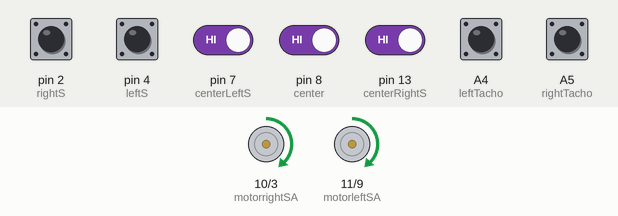
This sketch was run on a simulated Arduino Uno, built with avr-gcc and run on an emulated ATmega328P. On the bench: motor-driver pin pairs drawn as motors (green arrow = first pin HIGH = forward, orange = second pin HIGH = backward, longer = more drive, scaled by the enable pin). The test bench sets the inputs (shaded band); at power-on: pin 2 (rightS), pin 4 (leftS), pin 7 (centerLeftS), pin 8 (center), pin 13 (centerRightS) HIGH, A4 (leftTacho), A5 (rightTacho) LOW.

Above: at 1.2 s.
1.3 s: pin 2 (rightS) pulled LOW for 0.15 s
At 1.37 s:
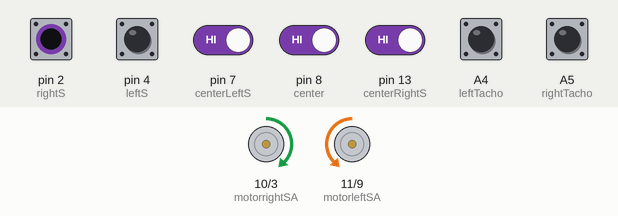
2.9 s: pin 4 (leftS) pulled LOW for 0.15 s
At 2.97 s:
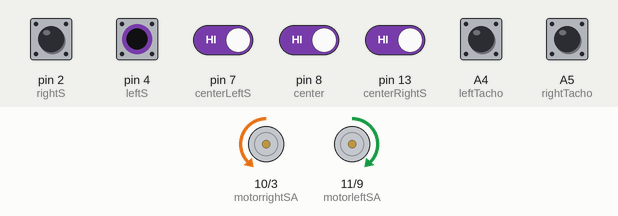
6.1 s: pin 2 (rightS) driven LOW and pin 4 (leftS) driven LOW and pin 7 (centerLeftS) driven LOW and pin 8 (center) driven LOW and pin 13 (centerRightS) driven LOW
At 6.5 s:
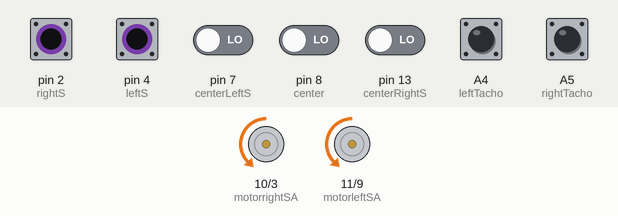
7.6 s: pin 2 (rightS) driven HIGH
At 8.9 s:
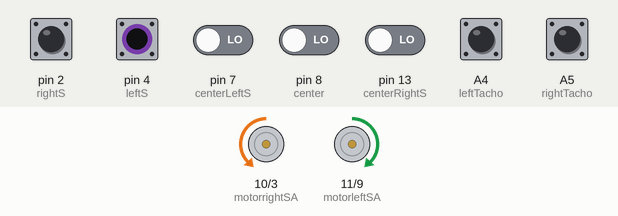
9.2 s: pin 2 (rightS) driven LOW
At 10.1 s:
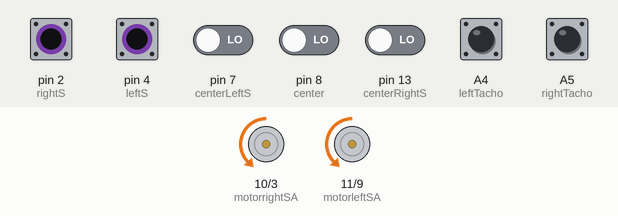
Timing chart, 0 to 11.7 s (numbered marks = the images above; inputs shaded):
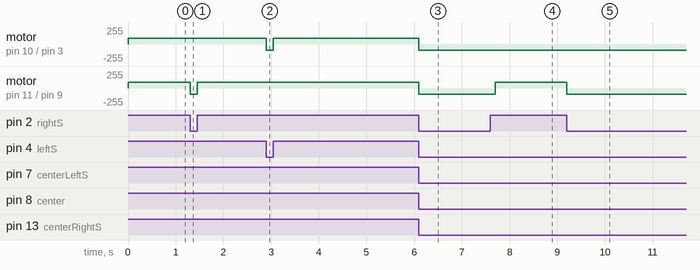

Measured:
- after the input at 1.3 s, motor on pin 11 (motorleftSA) / pin 9 (motorleftSB): forward 90/255 → backward 90/255 at once, → forward 90/255 0.15 s later
- after the input at 2.9 s, motor on pin 10 (motorrightSA) / pin 3 (motorrightSB): forward 90/255 → backward 90/255 at once, → forward 90/255 0.15 s later
- after the input at 6.1 s, motor on pin 10 (motorrightSA) / pin 3 (motorrightSB), motor on pin 11 (motorleftSA) / pin 9 (motorleftSB): forward 90/255 → backward 90/255 at once
- after the input at 7.6 s, motor on pin 11 (motorleftSA) / pin 9 (motorleftSB): backward 90/255 → forward 90/255 after 0.10 s
- after the input at 9.2 s, motor on pin 11 (motorleftSA) / pin 9 (motorleftSB): forward 90/255 → backward 90/255 at once

The sketch:

Test_TacoMeters_linefollow_PID.ino
```cpp
/*This program drives the wheels of the robot forward and uses the tacometers to count the rotations in ticks
The ticks is summed in the variables int stateLeftTaco and int stateRightTaco. Speed is controlled with the variables slowL
and slowR*/

/*Pins setup*/

//Taco meters
  const int leftTacho=A4;
  const int rightTacho=A5;

// sensors
  int center = 8; //hvid
  int centerLeftS = 7; //lilla
  int centerRightS = 13; //grøn
  int leftS = 4; //blå
  int rightS = 2; //brun

// motor pins
  int motorleftSA=11; // pin 11 på arduino forbundet til pin 2 på motor driver
  int motorrightSA=10; // pin 10 på arduino forbundet til pin 10 på motor driver
  int motorleftSB=9; // pin 9 på arduino forbundet til pin 7 på motor driver
  int motorrightSB=3; // pin 3 på arduino forbundet til pin 15 på motor driver
  int motorleftSSpeed=5; // pin 5 på arduino forbundet til pin 1 på motor driver
  int motorrightSSpeed=6; // pin 6 på arduino forbundet til pin 9 på motor driver

// car light pins
  int frontLeft = A0;
  int frontRight = A1;
  int backLeft = A2;
  int backRight = A3;


/*global variables*/

//sum taco counts
  int countleftTacho=0;
  int countrightTacho=0;

//tacho state checks
  int stateleftTacho=0;
  int leftlastTachostate=0;
  int staterightTacho=0;
  int rightlastTachostate=0;

//PWM Speeds
  int slowL = 90;
  int slowR = 90;
  int middleL = 90;
  int middleR = 90;
  int fastL = 90;
  int fastR = 90;
  int offL = 0;
  int offR = 0;

/*Function prototypes*/
  int DriveForwardLeftWheel(int spd);
  int DriveForwardRightWheel(int spd);
  int DriveReverseLeftWheel(int spd);
  int DriveReverseRightWheel(int spd);
  int carLight(int FL, int FR, int BL, int BR);

void setup() {

/*pin direction setup*/
// sensors
  pinMode (center, INPUT);
  pinMode (centerLeftS, INPUT);
  pinMode (centerRightS, INPUT);
  pinMode (leftS, INPUT);
  pinMode (rightS, INPUT);
// motors
  pinMode (motorleftSA, OUTPUT);
  pinMode (motorrightSA, OUTPUT);
  pinMode (motorleftSB, OUTPUT);
  pinMode (motorrightSB, OUTPUT);
  pinMode (motorleftSSpeed, OUTPUT);
  pinMode (motorrightSSpeed, OUTPUT);
//Tacho meters
  pinMode(rightTacho, INPUT);
  pinMode(leftTacho, INPUT);

  Serial.begin(9600);
}

void loop() {

stateleftTacho=digitalRead (leftTacho); //read the left tacho
if (stateleftTacho != leftlastTachostate) { //compare the tachostate to the last tachostate, if change enter the loop
      if (leftlastTachostate==0) {
      leftlastTachostate=1;
    }
      else {
      leftlastTachostate=0;
      }
  if (stateleftTacho==HIGH)  { //if the state is high the Tacho went from low to high
    countleftTacho++; //increment left tacho counter
    Serial.println(countleftTacho); //Serial print the tacho value
    Serial.print ("    ");
  }

}

staterightTacho=digitalRead (rightTacho); //read the right tacho
if (staterightTacho != rightlastTachostate) { //compare the tachostate to the last tachostate, if change enter the loop
  if (rightlastTachostate==0) {
      rightlastTachostate=1;
    }
      else {
      rightlastTachostate=0;
      }
  if (staterightTacho==HIGH)  { //if the state is high the Tacho went from low to high
    countrightTacho++; //increment left tacho counter
    Serial.println(countrightTacho); //Serial print the tacho value

  }
}

// PID


//Decide how to drive based on sensors

// Read the sensors
int stateCenter = digitalRead (center);
int stateCenterLeftS = digitalRead (centerLeftS);
int stateCenterRightS = digitalRead (centerRightS);
int stateLeftS = digitalRead (leftS);
int stateRightS = digitalRead (rightS);

if (stateLeftS==0&&stateCenterLeftS==0&&stateCenter==0&&stateCenterRightS==0&&stateRightS==0) //1
    { //reverse
    DriveReverseLeftWheel(slowL);
    DriveReverseRightWheel(slowR);
    carLight(0, 0, 1, 1);
    delay(200);
    }
else if (stateLeftS==0&&stateCenterLeftS==0&&stateCenter==0&&stateCenterRightS==0&&stateRightS==1) //2
    { //right sharp
    DriveForwardLeftWheel(slowL); // middle to slow
    DriveReverseRightWheel(slowR);
    carLight(0, 1, 0, 1);
    }
else if (stateLeftS==0&&stateCenterLeftS==0&&stateCenter==0&&stateCenterRightS==1&&stateRightS==0) //3
    { //right
    DriveForwardLeftWheel(fastL);
    DriveForwardRightWheel(slowR);
    carLight(0, 1, 0, 0);
    }
else if (stateLeftS==0&&stateCenterLeftS==0&&stateCenter==0&&stateCenterRightS==1&&stateRightS==1) //4
    { //right
    DriveForwardLeftWheel(fastL);
    DriveForwardRightWheel(slowR);
    carLight(0, 1, 0, 0);
    }
else if (stateLeftS==0&&stateCenterLeftS==0&&stateCenter==1&&stateCenterRightS==0&&stateRightS==0) //5
    { //straight
    DriveForwardLeftWheel(middleL);
    DriveForwardRightWheel(middleR);
    carLight(1, 1, 0, 0);
    delay(50);
    }
else if (stateLeftS==0&&stateCenterLeftS==0&&stateCenter==1&&stateCenterRightS==0&&stateRightS==1) //6
    { //right
    DriveForwardLeftWheel(fastL);
    DriveForwardRightWheel(slowR);
    carLight(0, 1, 0, 0);
    }
else if (stateLeftS==0&&stateCenterLeftS==0&&stateCenter==1&&stateCenterRightS==1&&stateRightS==0) //7
    { //right
    DriveForwardLeftWheel(fastL);
    DriveForwardRightWheel(slowR);
    carLight(0, 1, 0, 0);
    }
else if (stateLeftS==0&&stateCenterLeftS==0&&stateCenter==1&&stateCenterRightS==1&&stateRightS==1) //8
    { //right sharp
    DriveForwardLeftWheel(slowL);
    DriveReverseRightWheel(slowR);
    carLight(0, 1, 0, 1);
    }
else if (stateLeftS==0&&stateCenterLeftS==1&&stateCenter==0&&stateCenterRightS==0&&stateRightS==0) //9
    { //left
    DriveForwardLeftWheel(slowL);
    DriveForwardRightWheel(fastR);
    carLight(1, 0, 0, 0);
    }
else if (stateLeftS==0&&stateCenterLeftS==1&&stateCenter==0&&stateCenterRightS==0&&stateRightS==1) //10
    { //left
    DriveForwardLeftWheel(slowL);
    DriveForwardRightWheel(fastR);
    carLight(1, 0, 0, 0);
    }
else if (stateLeftS==0&&stateCenterLeftS==1&&stateCenter==0&&stateCenterRightS==1&&stateRightS==0) //11
    { //straight
    DriveForwardLeftWheel(middleL);
    DriveForwardRightWheel(middleR);
    carLight(1, 1, 0, 0);
    }
else if (stateLeftS==0&&stateCenterLeftS==1&&stateCenter==0&&stateCenterRightS==1&&stateRightS==1) //12
    { //straight
    DriveForwardLeftWheel(middleL);
    DriveForwardRightWheel(middleR);
    carLight(1, 1, 0, 0);
    }
else if (stateLeftS==0&&stateCenterLeftS==1&&stateCenter==1&&stateCenterRightS==0&&stateRightS==0) //13
    { //left
    DriveForwardLeftWheel(slowL);
    DriveForwardRightWheel(fastR);
    carLight(1, 0, 0, 0);
    }
else if (stateLeftS==0&&stateCenterLeftS==1&&stateCenter==1&&stateCenterRightS==0&&stateRightS==1) //14
    { //straightR
    DriveForwardLeftWheel(middleL);
    DriveForwardRightWheel(middleR);
    carLight(1, 1, 0, 0);
    }
else if (stateLeftS==0&&stateCenterLeftS==1&&stateCenter==1&&stateCenterRightS==1&&stateRightS==0) //15
    { //straight
    DriveForwardLeftWheel(middleL);
    DriveForwardRightWheel(middleR);
    carLight(1, 1, 0, 0);
    }
else if (stateLeftS==0&&stateCenterLeftS==1&&stateCenter==1&&stateCenterRightS==1&&stateRightS==1) //16
    { //right shaerp
    DriveForwardLeftWheel(slowL);
    DriveReverseRightWheel(slowR);
    carLight(0, 1, 0, 1);
    }
else if (stateLeftS==1&&stateCenterLeftS==1&&stateCenter==1&&stateCenterRightS==1&&stateRightS==1) //17
    { //straight
    DriveForwardLeftWheel(middleL);
    DriveForwardRightWheel(middleR);
    carLight(1, 1, 0, 0);
    }
else if (stateLeftS==1&&stateCenterLeftS==1&&stateCenter==1&&stateCenterRightS==1&&stateRightS==0) //18
    { //left sharp
    DriveReverseLeftWheel(slowL);
    DriveForwardRightWheel(slowR);
    carLight(1, 0, 1, 0);
    }
else if (stateLeftS==1&&stateCenterLeftS==1&&stateCenter==1&&stateCenterRightS==0&&stateRightS==1) //19
    { //left
    DriveForwardLeftWheel(slowL);
    DriveForwardRightWheel(fastR);
    carLight(1, 0, 0, 0);
    }
else if (stateLeftS==1&&stateCenterLeftS==1&&stateCenter==1&&stateCenterRightS==0&&stateRightS==0) //20
    { //left sharp
    DriveReverseLeftWheel(slowL);
    DriveForwardRightWheel(slowR);
    carLight(1, 0, 1, 0);
    }
else if (stateLeftS==1&&stateCenterLeftS==1&&stateCenter==0&&stateCenterRightS==1&&stateRightS==1) //21
    { //straight
    DriveForwardLeftWheel(middleL);
    DriveForwardRightWheel(middleR);
    carLight(1, 1, 0, 0);
    }
else if (stateLeftS==1&&stateCenterLeftS==1&&stateCenter==0&&stateCenterRightS==1&&stateRightS==0) //22
    { //left
    DriveForwardLeftWheel(slowL);
    DriveForwardRightWheel(fastR);
    carLight(1, 0, 0, 0);
    }
else if (stateLeftS==1&&stateCenterLeftS==1&&stateCenter==0&&stateCenterRightS==0&&stateRightS==1) //23
    { //left
    DriveForwardLeftWheel(slowL);
    DriveForwardRightWheel(fastR);
    carLight(1, 0, 0, 0);
    }
else if (stateLeftS==1&&stateCenterLeftS==1&&stateCenter==0&&stateCenterRightS==0&&stateRightS==0) //24
    { //left
    DriveForwardLeftWheel(slowL);
    DriveForwardRightWheel(fastR);
    carLight(1, 0, 0, 0);
    }
else if (stateLeftS==1&&stateCenterLeftS==0&&stateCenter==1&&stateCenterRightS==1&&stateRightS==1) //25
    { //right sharp
    DriveForwardLeftWheel(slowL);
    DriveReverseRightWheel(slowR);
    carLight(0, 1, 0, 1);
    }
else if (stateLeftS==1&&stateCenterLeftS==0&&stateCenter==1&&stateCenterRightS==1&&stateRightS==0) //26
    { //right
    DriveForwardLeftWheel(fastL);
    DriveForwardRightWheel(slowR);
    carLight(0, 1, 0, 0);
    }
else if (stateLeftS==1&&stateCenterLeftS==0&&stateCenter==1&&stateCenterRightS==0&&stateRightS==1) //27
    { //straight
    DriveForwardLeftWheel(middleL);
    DriveForwardRightWheel(middleR);
    carLight(1, 1, 0, 0);
    }
else if (stateLeftS==1&&stateCenterLeftS==0&&stateCenter==1&&stateCenterRightS==0&&stateRightS==0) //28
    { //left
    DriveForwardLeftWheel(slowL);
    DriveForwardRightWheel(fastR);
    carLight(1, 0, 0, 0);
    }
else if (stateLeftS==1&&stateCenterLeftS==0&&stateCenter==0&&stateCenterRightS==1&&stateRightS==1) //29
    { //right sharp
    DriveForwardLeftWheel(slowL);
    DriveReverseRightWheel(slowR);
    carLight(0, 1, 0, 1);
    }
else if (stateLeftS==1&&stateCenterLeftS==0&&stateCenter==0&&stateCenterRightS==1&&stateRightS==0) //30
    { //straight
    DriveForwardLeftWheel(middleL);
    DriveForwardRightWheel(middleR);
    carLight(1, 1, 0, 0);
    }
else if (stateLeftS==1&&stateCenterLeftS==0&&stateCenter==0&&stateCenterRightS==0&&stateRightS==1) //31
    { //straight
    DriveForwardLeftWheel(middleL);
    DriveForwardRightWheel(middleR);
    carLight(1, 1, 0, 0);
    }
else if (stateLeftS==1&&stateCenterLeftS==0&&stateCenter==0&&stateCenterRightS==0&&stateRightS==0) //32
    { //left sharp
    DriveReverseLeftWheel(slowL);
    DriveForwardRightWheel(middleR);
    carLight(1, 0, 1, 0);
    }

}


//**** functions ****//
  int DriveForwardLeftWheel (int spd) {
    int spdsetting = spd;
    analogWrite(motorleftSSpeed, spdsetting);
    digitalWrite(motorleftSA, 1);
    digitalWrite(motorleftSB, 0);
  }
  int DriveForwardRightWheel (int spd) {
    int spdsetting = spd;
    digitalWrite(motorrightSA, 1);
    digitalWrite(motorrightSB, 0);
    analogWrite(motorrightSSpeed, spdsetting);
  }
  int DriveReverseLeftWheel (int spd) {
    int spdsetting = spd;
    analogWrite(motorleftSSpeed, spdsetting);
    digitalWrite(motorleftSA, 0);
    digitalWrite(motorleftSB, 1);
  }
  int DriveReverseRightWheel (int spd) {
    int spdsetting = spd;
    digitalWrite(motorrightSA, 0);
    digitalWrite(motorrightSB, 1);
    analogWrite(motorrightSSpeed, spdsetting);
  }

  int carLight(int FL, int FR, int BL, int BR){
    /*if(FL == true && FR == true && FL == true && FR == true){// all light up
      digitalWrite(frontLeft, 1);
      digitalWrite(frontRight, 1);
      digitalWrite(backLeft, 1);
      digitalWrite(backRight, 1);
    }else*/
    if(FL == true && FR == true && BL == false && BR == false){ // front light up
      digitalWrite(frontLeft, 1);
      digitalWrite(frontRight, 1);
      digitalWrite(backLeft, 0);
      digitalWrite(backRight, 0);
    }else if(FL == true && FR == false && BL == false && BR == false){ // left front light up
      digitalWrite(frontLeft, 1);
      digitalWrite(frontRight, 0);
      digitalWrite(backLeft, 0);
      digitalWrite(backRight, 0);
    }else if(FL == false && FR == true && BL == false && BR == false){ // right front ligth up
      digitalWrite(frontLeft, 0);
      digitalWrite(frontRight, 1);
      digitalWrite(backLeft, 0);
      digitalWrite(backRight, 0);
    }else if(FL == false && FR == false && BL == true && BR == false){ // back left light up
      digitalWrite(frontLeft, 0);
      digitalWrite(frontRight, 0);
      digitalWrite(backLeft, 1);
      digitalWrite(backRight, 0);
    }else if(FL == false && FR == false && BL == false && BR == true){ // back right light up
      digitalWrite(frontLeft, 0);
      digitalWrite(frontRight, 0);
      digitalWrite(backLeft, 0);
      digitalWrite(backRight, 1);
    }else if(FL == false && FR == false && BL == true && BR == true){ // back light up
      digitalWrite(frontLeft, 0);
      digitalWrite(frontRight, 0);
      digitalWrite(backLeft, 1);
      digitalWrite(backRight, 1);
    }else if(FL == true && FR == false && BL == true && BR == false){ // light left side up
      digitalWrite(frontLeft, 1);
      digitalWrite(frontRight, 0);
      digitalWrite(backLeft, 1);
      digitalWrite(backRight, 0);
    }else if(FL == false && FR == true && BL == false && BR == true){ // light right side up
      digitalWrite(frontLeft, 0);
      digitalWrite(frontRight, 1);
      digitalWrite(backLeft, 0);
      digitalWrite(backRight, 1);
    }else if(FL == false && FR == true && BL == false && BR == true){ // light right side up
      digitalWrite(frontLeft, 0);
      digitalWrite(frontRight, 1);
      digitalWrite(backLeft, 0);
      digitalWrite(backRight, 1);
    }else if(FL == false && FR == false && BL == false && BR == false){ // lights out
      digitalWrite(frontLeft, 0);
      digitalWrite(frontRight, 0);
      digitalWrite(backLeft, 0);
      digitalWrite(backRight, 0);
    }
  }
```
